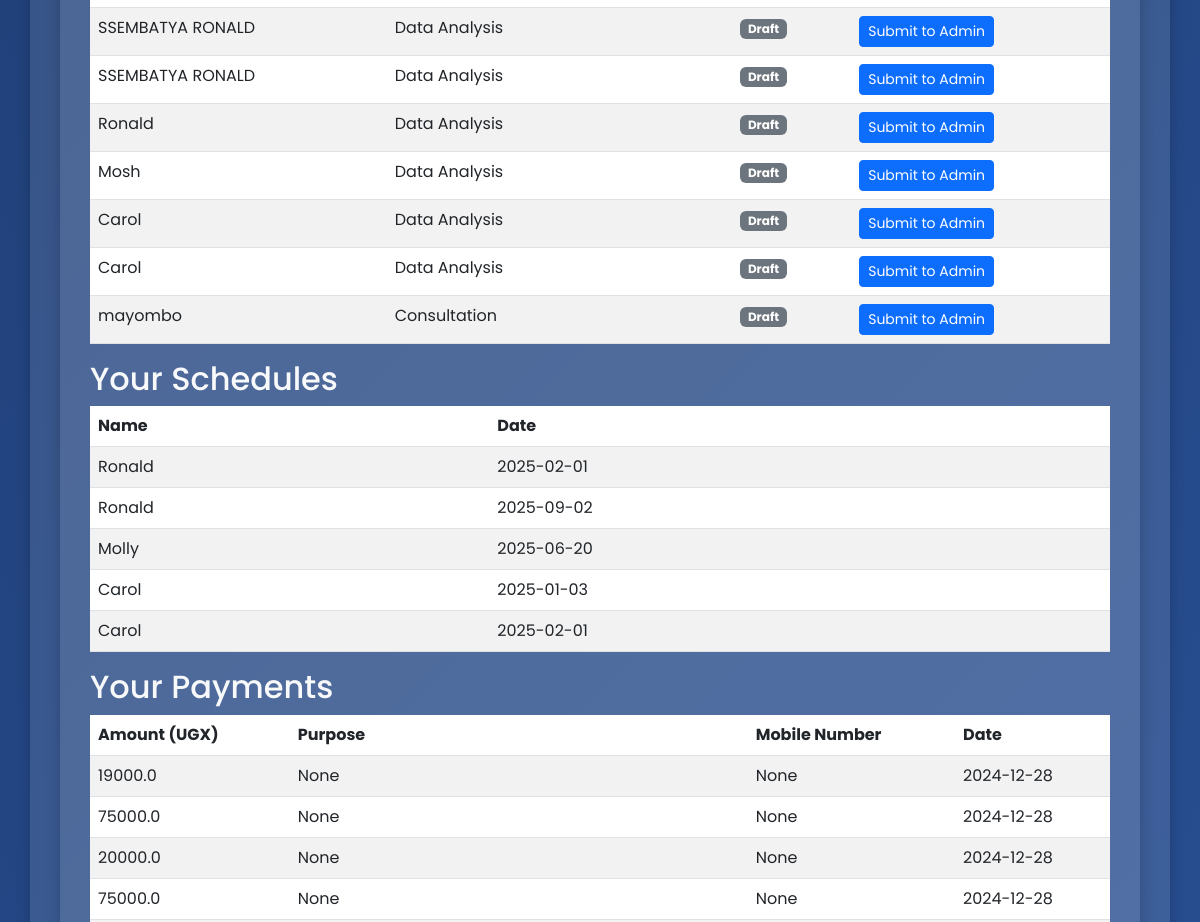
Page / (signed in, middle part) on the earlier database version.
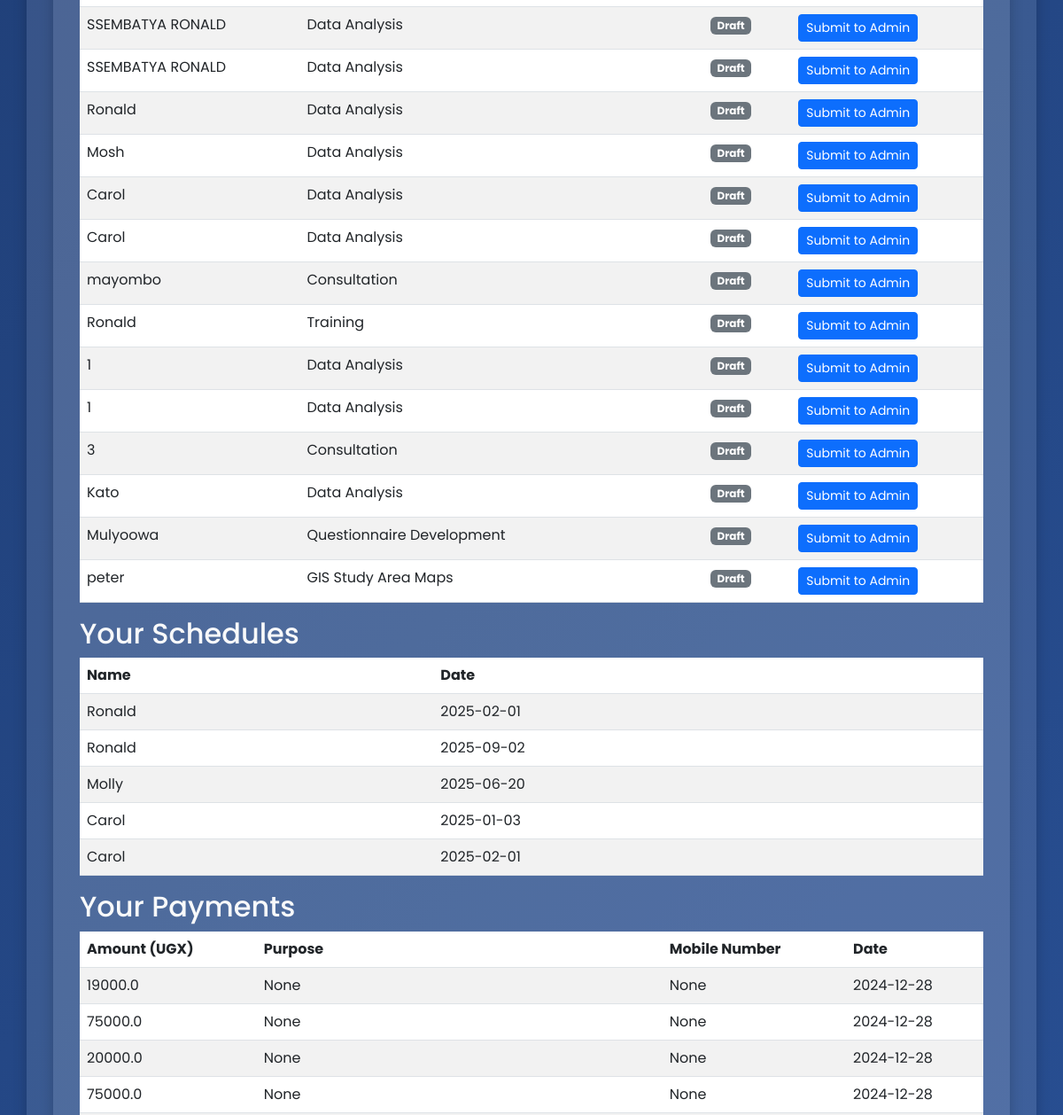
Same page on the later database version.
### tables this page shows
CREATE TABLE orders (
            id INTEGER PRIMARY KEY AUTOINCREMENT,
            user_id INTEGER,
            name TEXT,
            service TEXT
        , status TEXT DEFAULT 'draft');

CREATE TABLE schedules (
            id INTEGER PRIMARY KEY AUTOINCREMENT,
            user_id INTEGER,
            name TEXT,
            date TEXT
        );

CREATE TABLE payments (
            id INTEGER PRIMARY KEY AUTOINCREMENT,
            user_id INTEGER,
            amount REAL,
            date TEXT
        , purpose TEXT, mobile_number TEXT);

### app.py (the view)
@app.route('/')
@login_required
def index():
    conn = sqlite3.connect('database.db')
    cursor = conn.cursor()
    cursor.execute("SELECT name, service FROM orders WHERE user_id = ?", (current_user.id,))
    orders = cursor.fetchall()
    cursor.execute("SELECT name, date FROM schedules WHERE user_id = ?", (current_user.id,))
    schedules = cursor.fetchall()
    cursor.execute("SELECT amount, purpose, mobile_number, date FROM payments WHERE user_id = ?", (current_user.id,))
    payments = cursor.fetchall()
    conn.close()
    return render_template('index.html', company_name=app.config['COMPANY_NAME'], services_outline=app.config['SERVICES_OUTLINE'], orders=orders, schedules=schedules, payments=payments)

### app.py (called while the page is built)
@login_manager.user_loader
def load_user(user_id):
    conn = sqlite3.connect('database.db')
    cursor = conn.cursor()
    cursor.execute("SELECT id, username, is_admin FROM users WHERE id = ?", (user_id,))
    user = cursor.fetchone()
    conn.close()
    if user:
        return User(id=user[0], username=user[1], is_admin=user[2])
    return None

### templates/index.html (shortened to what this page needs)
{% extends "base.html" %}
{% block content %}
<div class="container">
    <table class="table table-striped">
        <tbody>
            {% for order in orders %}
            <tr>
                <td>{{ order[0] }}</td>
                <td>{{ order[1] }}</td>
                <td>{{ order[2] }}</td>
                <td>
                    {% if order[3] == 'submitted' %}
                        <span class="badge bg-success">Submitted</span>
                    {% else %}
                        <span class="badge bg-secondary">Draft</span>
                    {% endif %}
                </td>
                <td>
                    {% if order[3] != 'submitted' %}
                    <form action="/submit_order/{{ order[0] }}" method="post" style="display:inline;">
                        <button type="submit" class="btn btn-primary btn-sm">Submit to Admin</button>
                    </form>
                    {% else %}
                    <span class="text-muted">Already Submitted</span>
                    {% endif %}
                </td>
            </tr>
            {% endfor %}
        </tbody>
    </table>
    <h2>Your Schedules</h2>
    <table class="table table-striped">
        <thead>
            <tr>
                <th>Name</th>
                <th>Date</th>
            </tr>
        </thead>
        <tbody>
            {% for schedule in schedules %}
            <tr>
                <td>{{ schedule[0] }}</td>
                <td>{{ schedule[1] }}</td>
            </tr>
            {% endfor %}
        </tbody>
    </table>
    <h2>Your Payments</h2>
    <table class="table table-striped">
        <thead>
            <tr>
                <th>Amount (UGX)</th>
                <th>Purpose</th>
                <th>Mobile Number</th>
                <th>Date</th>
            </tr>
        </thead>
        <tbody>
            {% for payment in payments %}
            <tr>
                <td>{{ payment[0] }}</td>
                <td>{{ payment[1] }}</td>
                <td>{{ payment[2] }}</td>
                <td>{{ payment[3] }}</td>
            </tr>
            {% endfor %}
        </tbody>
    </table>
</div>
{% endblock %}

Differences in the rows shown:
added orders: name "Ronald", service "Training", shows "Draft"
added orders: name "1", service "Data Analysis", shows "Draft"
added orders: name "1", service "Data Analysis", shows "Draft"
added orders: name "3", service "Consultation", shows "Draft"
added orders: name "Kato", service "Data Analysis", shows "Draft"
added orders: name "Mulyoowa", service "Questionnaire Development", shows "Draft"
added orders: name "peter", service "GIS Study Area Maps", shows "Draft"
